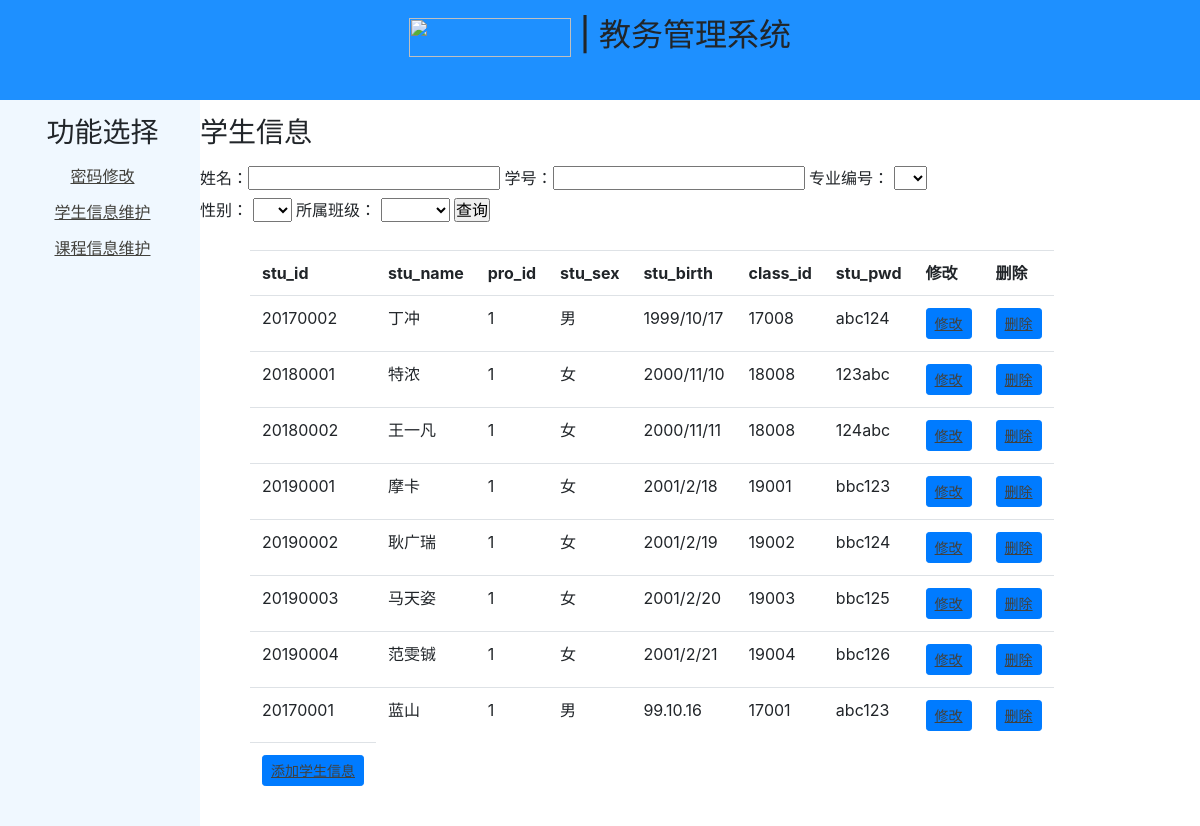
/?Pro_id=1 (signed in), run on the app's committed database.
### tables this page shows
CREATE TABLE student_Info(
stu_id int primary key,
stu_name char(50) not null,
pro_id int not null,
stu_sex char(5) not null,
stu_birth datetime not null,
class_id int not null,
stu_pwd char(20) not null,
foreign key(pro_id) references profession_Info(pro_id),
foreign key(class_id) references class_Info(class_id)
);

### admin.py (the view)
@app.route('/',methods=['GET'])
def index():   #学生信息维护
    if not CheckLogin():
        return redirect(url_for('login'))
    dataid, _ = GetSql2("select distinct Pro_id ,Pro_id as col2  from student_Info ")
    datad, _ = GetSql2("select distinct Class_id ,Class_id as col2  from student_Info ")
    strWhere = []
    if "name" in request.args:
        name = request.args["name"]
        if name != "":
            strWhere.append("Stu_name like '%%%s%%'" % name)
    if "Pro_id" in request.args:
        idd = request.args["Pro_id"]
        if idd != "":
            strWhere.append("Pro_id = '%s'" % idd)
    if "id" in request.args:
        id = request.args["id"]
        if id != "":
            strWhere.append("Stu_id = '%s'" % id)
    if "Stu_sex" in request.args:
        ida = request.args["Stu_sex"]
        if ida != "":
            strWhere.append("Stu_sex = '%s'" % ida)
    if "Class_id" in request.args:
        idc = request.args["Class_id"]
        if idc != "":
            strWhere.append("Class_id = '%s'" % idc)
    tablename = "student_Info"
    sql = "SELECT * FROM student_Info "
    if len(strWhere) > 0:
        sql = sql + " where " + " and ".join(strWhere)
        print(sql)
    result, fields = GetSql2(sql)
    return render_template('show.html', datas=result, fields=fields, dataid=dataid, datad=datad)

### admin.py (called while the page is built)
def CheckLogin():
    if 'admin_name' not in session:
        return False
    else:
        return True

### dbSqlite3.py (called while the page is built)
def OpenDb():
    database = "./db/Edu_system.db"
    conn = sqlite3.connect(database)
    return conn

def GetSql(conn, sql):
    cur = conn.cursor()
    cur.execute(sql)
    fields=[]
    for field in cur.description:
        fields.append(field[0])
    result = cur.fetchall()
    cur.close()
    return result,fields

def CloseDb(conn):
    conn.close()

def GetSql2(sql):
    conn = OpenDb()
    result,fields = GetSql(conn, sql)
    CloseDb(conn)
    return result,fields

### templates/show.html (shortened to what this page needs)
<!DOCTYPE html>
<html lang="en">
<head>
    <link href="{{ url_for('static',filename='css/show.css') }}" rel="stylesheet"/>
    <link href="https://cdn.staticfile.org/twitter-bootstrap/4.1.0/css/bootstrap.min.css" rel="stylesheet"/>
</head>
<body>
<div id="container">
    <div id="header" align="center">
         <p><h2><img width="162px" height="38.5px" src="static/picture/logo.png" alt=""><span> | 教务管理系统</span></h2></p>
    </div>
    <div id="sidebar1" align="center">
        <p align="center">
            <h3>功能选择</h3><p><p>
            <a href="/per">密码修改</a><p>
            <a href="/">学生信息维护</a><p>
            <a href="/mama">课程信息维护</a>
    </div>
    <div id="content" class="content">
        <p>
        <h3>学生信息</h3><p>
        <form>
            姓名：<input type="text" name="name">
            学号：<input type="text" name="id">
            <label>专业编号：
            <select name="Pro_id">
                <option value="" ></option>
                    {% for pro in dataid%}
                    <option value='{{pro[0]}}'>{{pro[0]}}</option>
                    {% endfor %}
            </select>
            </label>
            <label>性别：
                <select name="Stu_sex">
                    <option value="" ></option>
                    <option value='男'>男</option>
                </select>
            </label>
            <label>所属班级：
                <select name="Class_id">
                    <option value="" ></option>
                    {% for pro in datad %}
                    <option value='{{pro[0]}}'>{{pro[0]}}</option>
                    {% endfor %}
                </select>
            </label>
            <input type="submit" value="查询">
        </form>
        <br>
        <center>
        <table class="table table-hover" style="margin-left:50px;">
            <tr>
                {% for a in fields %}
                <th>{{a}}</th>
                {% endfor %}
                <th>修改</th>
                <th>删除</th>
            </tr>
            {%for item in datas%}
            <tr>
                {%for a in item%}
                <td>{{a}}</td>
                {% endfor %}
                <td><a class="btn btn-primary btn-sm" href="update?id={{item[0]}}">修改</a></td>
                <td><a class="btn btn-primary btn-sm" href="del/{{item[0]}}">删除</a></td>
            </tr>
            {% endfor %}
            <tr>
                 <td><a class="btn btn-primary btn-sm" href="/add">添加学生信息</a></td>
            </tr>
        </table>
    </center>
    </div>
</div>
</body>
</html>

### static/css/show.css (style rules this page uses)
* { margin: 0; padding: 0; }
a:link { color: #42413C; text-decoration: underline; }
#container { margin: 0px auto; width: 100%; background-color: #FFF; position: relative; }
#header { background-color:#1E90FF; float: left; height: 100px; width:100%; }
#sidebar1,#content { padding-bottom:9999px; margin-bottom:-9995px; }
#sidebar1 { width:200px; float:left; background-color:#F0F8FF; line-height:20px; padding-left:5px; }
#content { width:800px; float:left; line-height:20px; }

### data on the page
student_Info: stu_id "20170002", stu_name "丁冲", item "1" "男", stu_birth "1999/10/17", class "17008", stu_pwd "abc124"
student_Info: stu_id "20180001", stu_name "特浓", item "1" "女", stu_birth "2000/11/10", class "18008", stu_pwd "123abc"
student_Info: stu_id "20180002", stu_name "王一凡", item "1" "女", stu_birth "2000/11/11", class "18008", stu_pwd "124abc"
student_Info: stu_id "20190001", stu_name "摩卡", item "1" "女", stu_birth "2001/2/18", class "19001", stu_pwd "bbc123"
student_Info: stu_id "20190002", stu_name "耿广瑞", item "1" "女", stu_birth "2001/2/19", class "19002", stu_pwd "bbc124"
student_Info: stu_id "20190003", stu_name "马天姿", item "1" "女", stu_birth "2001/2/20", class "19003", stu_pwd "bbc125"
student_Info: stu_id "20190004", stu_name "范雯铖", item "1" "女", stu_birth "2001/2/21", class "19004", stu_pwd "bbc126"
student_Info: stu_id "20170001", stu_name "蓝山", item "1" "男", stu_birth "99.10.16", class "17001", stu_pwd "abc123"

### other printed values
{{ a }} "stu_id" "stu_name" "pro_id" "stu_sex" "stu_birth" "class_id" "stu_pwd"
